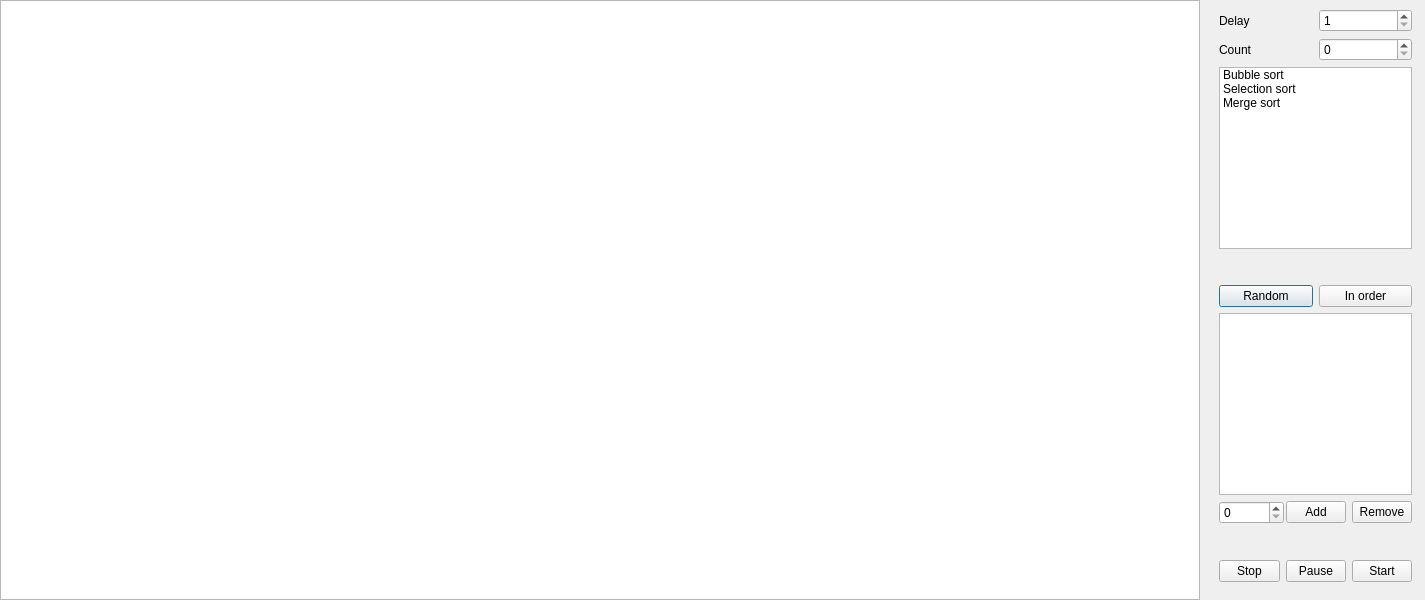
<?xml version="1.0" encoding="UTF-8"?>
<ui version="4.0">
 <class>DrawWindow</class>
 <widget class="QDialog" name="DrawWindow">
  <property name="geometry">
   <rect>
    <x>0</x>
    <y>0</y>
    <width>1425</width>
    <height>600</height>
   </rect>
  </property>
  <property name="minimumSize">
   <size>
    <width>1425</width>
    <height>600</height>
   </size>
  </property>
  <property name="maximumSize">
   <size>
    <width>1425</width>
    <height>600</height>
   </size>
  </property>
  <property name="windowTitle">
   <string>Dialog</string>
  </property>
  <property name="sizeGripEnabled">
   <bool>false</bool>
  </property>
  <widget class="QGraphicsView" name="graphicsView">
   <property name="geometry">
    <rect>
     <x>0</x>
     <y>0</y>
     <width>1200</width>
     <height>600</height>
    </rect>
   </property>
   <property name="minimumSize">
    <size>
     <width>1200</width>
     <height>600</height>
    </size>
   </property>
   <property name="maximumSize">
    <size>
     <width>1200</width>
     <height>600</height>
    </size>
   </property>
   <property name="renderHints">
    <set>QPainter::Antialiasing</set>
   </property>
  </widget>
  <widget class="QFrame" name="verticalFrame">
   <property name="geometry">
    <rect>
     <x>1210</x>
     <y>0</y>
     <width>211</width>
     <height>591</height>
    </rect>
   </property>
   <property name="minimumSize">
    <size>
     <width>200</width>
     <height>0</height>
    </size>
   </property>
   <layout class="QVBoxLayout" name="verticalLayout">
    <item>
     <layout class="QHBoxLayout" name="horizontalLayout">
      <item>
       <widget class="QLabel" name="delay_label">
        <property name="text">
         <string>Delay</string>
        </property>
       </widget>
      </item>
      <item>
       <widget class="QSpinBox" name="delay_spinBox">
        <property name="minimum">
         <number>1</number>
        </property>
        <property name="maximum">
         <number>100</number>
        </property>
       </widget>
      </item>
     </layout>
    </item>
    <item>
     <layout class="QHBoxLayout" name="horizontalLayout_2">
      <item>
       <widget class="QLabel" name="count_label">
        <property name="text">
         <string>Count</string>
        </property>
       </widget>
      </item>
      <item>
       <widget class="QSpinBox" name="count_spinBox"/>
      </item>
     </layout>
    </item>
    <item>
     <widget class="QListWidget" name="sorts_listWidget">
      <item>
       <property name="text">
        <string>Bubble sort</string>
       </property>
      </item>
      <item>
       <property name="text">
        <string>Selection sort</string>
       </property>
      </item>
      <item>
       <property name="text">
        <string>Merge sort</string>
       </property>
      </item>
     </widget>
    </item>
    <item>
     <spacer name="verticalSpacer_2">
      <property name="orientation">
       <enum>Qt::Vertical</enum>
      </property>
      <property name="sizeHint" stdset="0">
       <size>
        <width>20</width>
        <height>40</height>
       </size>
      </property>
     </spacer>
    </item>
    <item>
     <layout class="QHBoxLayout" name="horizontalLayout_3">
      <item>
       <widget class="QPushButton" name="random_pushButton">
        <property name="text">
         <string>Random</string>
        </property>
       </widget>
      </item>
      <item>
       <widget class="QPushButton" name="inorder_pushButton">
        <property name="text">
         <string>In order</string>
        </property>
       </widget>
      </item>
     </layout>
    </item>
    <item>
     <widget class="QListWidget" name="values_listWidget"/>
    </item>
    <item>
     <layout class="QHBoxLayout" name="horizontalLayout_5">
      <item>
       <widget class="QSpinBox" name="newnum_spinBox">
        <property name="minimumSize">
         <size>
          <width>65</width>
          <height>0</height>
         </size>
        </property>
        <property name="maximum">
         <number>32000</number>
        </property>
       </widget>
      </item>
      <item>
       <widget class="QPushButton" name="add_pushButton">
        <property name="text">
         <string>Add</string>
        </property>
       </widget>
      </item>
      <item>
       <widget class="QPushButton" name="remove_pushButton">
        <property name="text">
         <string>Remove</string>
        </property>
       </widget>
      </item>
     </layout>
    </item>
    <item>
     <spacer name="verticalSpacer">
      <property name="orientation">
       <enum>Qt::Vertical</enum>
      </property>
      <property name="sizeHint" stdset="0">
       <size>
        <width>20</width>
        <height>40</height>
       </size>
      </property>
     </spacer>
    </item>
    <item>
     <layout class="QHBoxLayout" name="horizontalLayout_4">
      <item>
       <widget class="QPushButton" name="stop_pushButton">
        <property name="text">
         <string>Stop</string>
        </property>
       </widget>
      </item>
      <item>
       <widget class="QPushButton" name="pause_Button">
        <property name="text">
         <string>Pause</string>
        </property>
       </widget>
      </item>
      <item>
       <widget class="QPushButton" name="start_pushButton">
        <property name="text">
         <string>Start</string>
        </property>
       </widget>
      </item>
     </layout>
    </item>
   </layout>
  </widget>
 </widget>
 <resources/>
 <connections/>
</ui>
